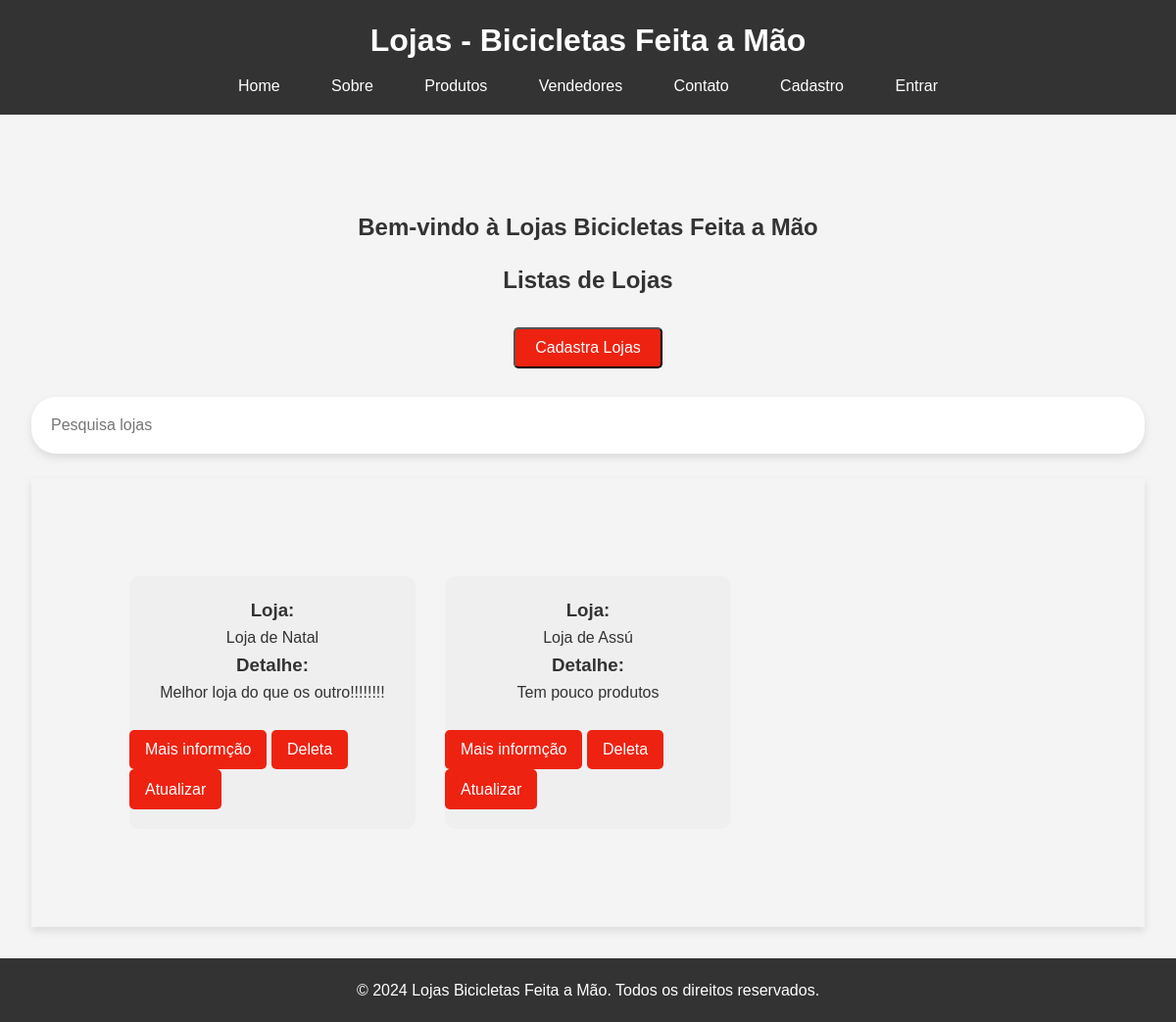
Before: /lojas/ with the older database file.
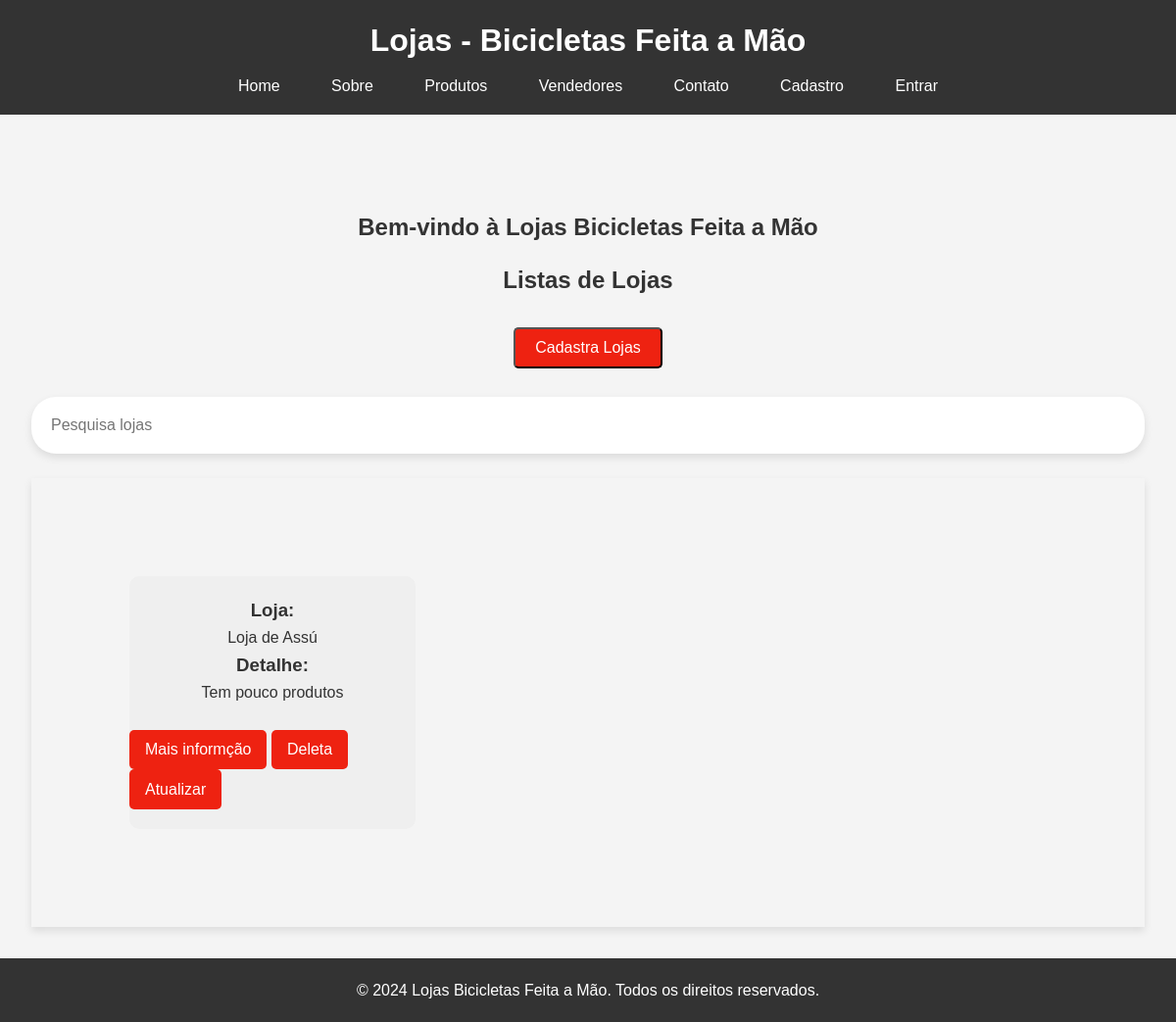
After: the same page with the newer database file.
### bikcraft/models.py (models this page shows, shortened)
class Lojas(models.Model):
    nome = models.CharField(max_length=30, verbose_name='Nome da Loja')
    produtos = models.ManyToManyField(Bike, verbose_name='Produtos')
    cnpj = models.CharField(max_length=25, verbose_name='CNPJ')
    detalhe = models.TextField(blank=True, null=True, verbose_name='Descrição')

### bikcraft/views.py (the view)
# urls.py: path('lojas/', views.lojas, name='pagina-loja'),
def lojas(request):
    lojas = Lojas.objects.all()
    return render(request, 'lojas.html', {'lojas': lojas})

### bikcraft/templates/lojas.html
{% extends "base/lojas.html" %}
{% load static %}
{% block conteudo %}
<main>
    <section id="home">
        <h2><center>Bem-vindo à Lojas Bicicletas Feita a Mão</center></h2>
    </section>
    <h2><center>Listas de Lojas</center></h2>
    <br>
    <div class="button">
        <a href='{% url "cadastra-loja" %}'><button>Cadastra Lojas</button></a>
    </div>
    <br>
    <div class='col-12'>
        <input type='text' class='form-control' id='search' placeholder='Pesquisa lojas'>
    </div>
    <br>
    <section id="products">
        {% for loja in lojas %}
            <div class='product-card'>
                <h3>Loja:</h2>
                <p>{{loja.nome}}</p>
                <h3>Detalhe:</h3>
                <p>{{loja.detalhe}}</p>
                <div class="button-container">
                    <br>
                    <a href='{% url "pagina-detalhe" %}'><button>Mais informção</button></a>
                    <a href='{% url "deleta-lojas" loja.id %}'><button>Deleta</button></a>
                    <aid='atualizado'href='{% url "atualiza-lojas" loja.id %}'><button id='atualiza'>Atualizar</button></a>
                </div>
            </div>
        {% endfor %}
    </section>
</main>
{% endblock conteudo %}

Changed rows visible on the page:
removed Lojas: nome "Loja de Natal", detalhe "Melhor loja do que os outro!!!!!!!!"
